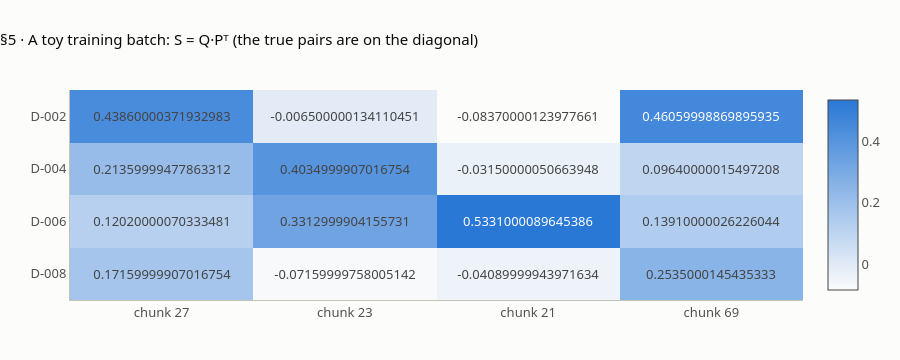

Here is the notebook cell this chart was saved with:
### Markdown cell above
## 5 · Where the closeness comes from

**What this verifies** (lesson step 5). The training facts read from MiniLM's local model card (batch size, training length, number of pairs, the contrastive objective), and the toy training batch: 4 questions with their right chunks, S = Q·Pᵀ, the softmax share of each row at τ = 0.05, and the loss with the true and with shuffled pairs (K10). τ is a toy choice; the card does not state MiniLM's own.

### Code cell
hub = Path.home() / ".cache" / "huggingface" / "hub" / "models--sentence-transformers--all-MiniLM-L6-v2"
card_file = hub / "snapshots" / "1110a243fdf4706b3f48f1d95db1a4f5529b4d41" / "README.md"
if card_file.exists():
    card = card_file.read_text(encoding="utf-8")
    check("§5 model card: batch size 1024, sequence length 128, 'above 1 billion' pairs, contrastive, 256 truncation",
          ["batch size of 1024" in card, "limited to 128 tokens" in card, "above 1 billion" in card,
           "contrastive" in card, "longer than 256 word pieces is truncated" in card], [True] * 5)
else:
    skip("§5 model card facts", f"README not found at {card_file}")

if MODELS_OK:
    Bq = ["D-002", "D-004", "D-006", "D-008"]
    Qb = np.stack([Q6[k] for k in Bq])
    Pb = np.stack([E6[REL[k][0]] for k in Bq])
    Sb = Qb @ Pb.T
    check("§5 batch columns: the first right chunk of each question", [REL[k][0] for k in Bq], [27, 23, 21, 69])
    check("§5 S = Q P^T, row D-002 (K10)", Sb[0], [0.4386, -0.0065, -0.0837, 0.4606], T4)
    check("§5 S, rows D-004, D-006, D-008 (K10)", Sb[1:], [[0.2136, 0.4035, -0.0315, 0.0964], [0.1202, 0.3313, 0.5331, 0.1391],
                                                       [0.1716, -0.0716, -0.0409, 0.2535]], T4)
    check("§5 rows whose largest cosine is on the diagonal", int(sum(np.argmax(Sb[i]) == i for i in range(4))), 3)

    def info_nce(S, scale):
        z = S * scale
        lsm = z - np.log(np.exp(z).sum(1, keepdims=True))
        return np.exp(np.diag(lsm)), float(-np.mean(np.diag(lsm)))

    share, loss = info_nce(Sb, 20)
    check("§5 tau 0.05: the true pair's share of each row; mean loss (K10)", [*share, loss], [0.3917, 0.9759, 0.9820, 0.8343, 0.2903], T4)
    check("§5 tau 1: mean loss (K10)", info_nce(Sb, 1)[1], 1.1789, T4)
    check("§5 shuffled pairs, tau 0.05: mean loss (K10)", info_nce(Qb @ Pb[[1, 2, 3, 0]].T, 20)[1], 7.0697, T4)
    fig = go.Figure(go.Heatmap(z=np.round(Sb, 4), x=[f"chunk {REL[k][0]}" for k in Bq], y=Bq, colorscale=[[0, SURFACE], [1, BLUE]],
                               text=np.round(Sb, 4), texttemplate="%{text}", hovertemplate="%{y} vs %{x}: %{z:.4f}<extra></extra>"))
    fig.update_layout(title="§5 · A toy training batch: S = Q·Pᵀ (the true pairs are on the diagonal)", height=360,
                      yaxis=dict(autorange="reversed"))
    fig.show()

### Figure 1 — Plotly figure (JSON) as saved in the notebook; plotly's stock layout.template omitted (floating-point values rounded to 4 significant figures)
{"data": [{"colorscale": [[0, "#fcfcfb"], [1, "#2a78d6"]], "hovertemplate": "%{y} vs %{x}: %{z:.4f}<extra></extra>", "text": [[0.4386, -0.0065, -0.0837, 0.4606], [0.2136, 0.4035, -0.0315, 0.0964], [0.1202, 0.3313, 0.5331, 0.1391], [0.1716, -0.0716, -0.0409, 0.2535]], "texttemplate": "%{text}", "x": ["chunk 27", "chunk 23", "chunk 21", "chunk 69"], "y": ["D-002", "D-004", "D-006", "D-008"], "z": [[0.4386, -0.0065, -0.0837, 0.4606], [0.2136, 0.4035, -0.0315, 0.0964], [0.1202, 0.3313, 0.5331, 0.1391], [0.1716, -0.0716, -0.0409, 0.2535]], "type": "heatmap"}], "layout": {"yaxis": {"autorange": "reversed"}, "title": {"text": "§5 · A toy training batch: S = Q·Pᵀ (the true pairs are on the diagonal)"}, "height": 360}}
